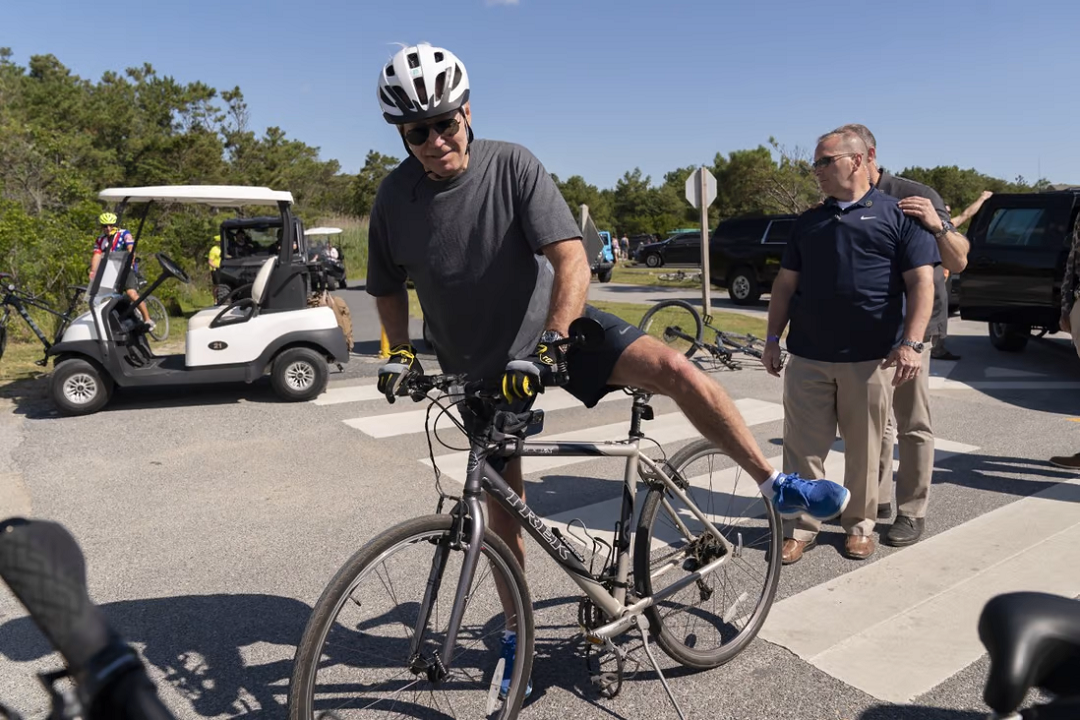
#> input picture HW5/inputs/P2/biden_fall_1.png, 1080 x 720 px
$ jupyter execute P02.ipynb
#> lines starting #> are read from the running program, lines starting #| are printed output that depends on the picture
[cell 1]
import numpy as np
import seaborn as sns
import matplotlib.pyplot as plt
import cv2

[cell 2]
img_a = cv2.imread('inputs/P2/biden_fall_1.png',0)
#> img_a: shape (720, 1080); min 0, max 255, mean 116.3
img_b = cv2.imread('inputs/P2/biden_fall_2.png',0)
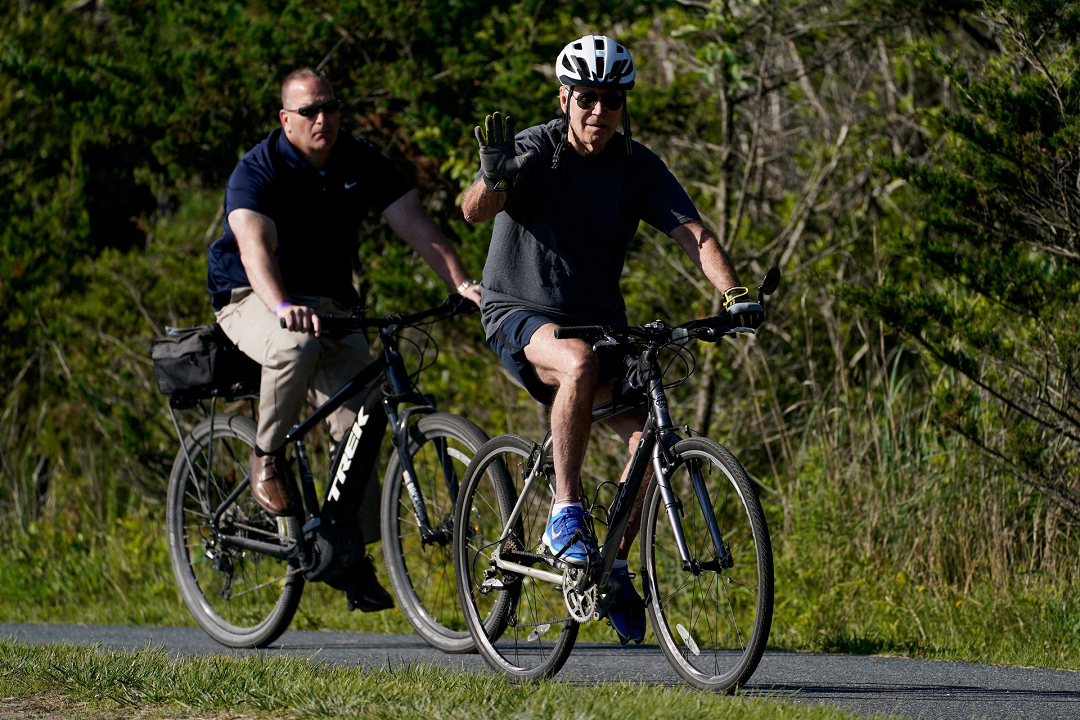
#> input picture HW5/inputs/P2/biden_fall_2.png, 1080 x 720 px
#> img_b: shape (720, 1080); min 0, max 255, mean 59.3
img_c =cv2.imread('inputs/P2/biden_fall_3.png',0)
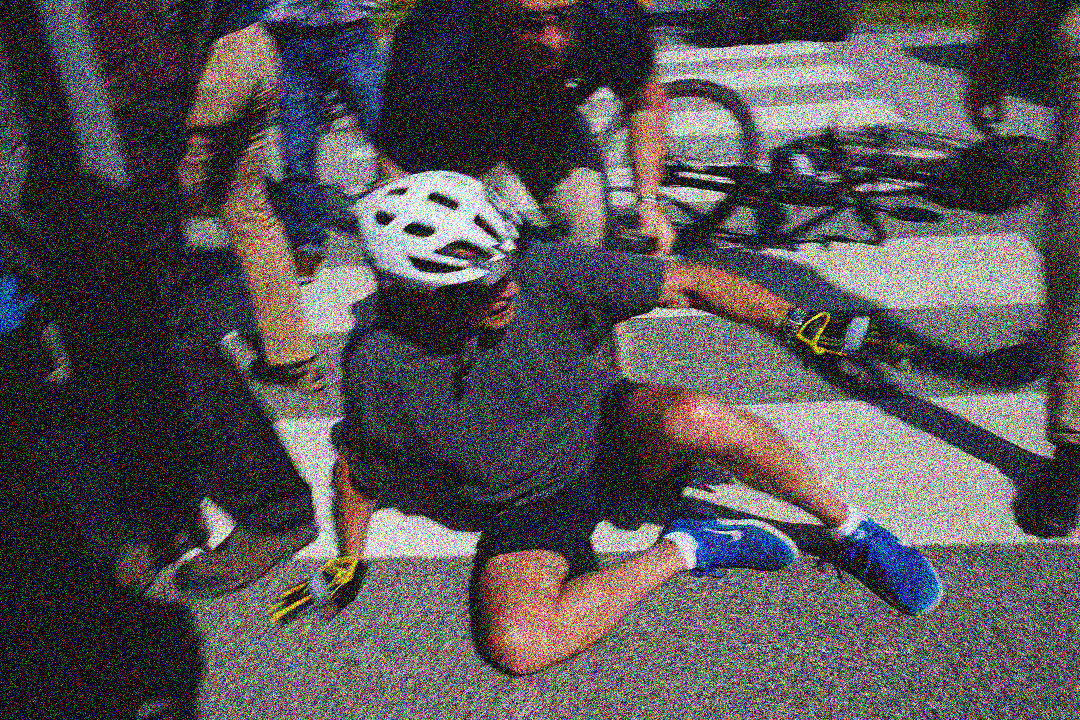
#> input picture HW5/inputs/P2/biden_fall_3.png, 1080 x 720 px
#> img_c: shape (720, 1080); min 0, max 255, mean 82.5

### #a

[cell 3]
def second_derivative_d_e(img,s, ite=1):
    img_dilate = cv2.morphologyEx(img.astype(np.float32), cv2.MORPH_DILATE, np.ones((s, s), np.float32), iterations=ite)
    img_erode = cv2.morphologyEx(img.astype(np.float32), cv2.MORPH_ERODE, np.ones((s, s), np.float32), iterations=ite)
    img_2nd = img - ((img_dilate + img_erode) /2)
    return img_2nd


plt.rcParams['figure.figsize'] = [18, 10]
plt.subplot(2,3,1)
plt.imshow(img_a,cmap="gray")
plt.axis("off")
plt.title("Orginal Input")

for i in range(1,6):
    res = second_derivative_d_e(img_a,5,i)
    plt.subplot(2,3,i+1)
    plt.imshow(res,cmap="gray")
    plt.axis("off")
    plt.title("2nd derivative with d/e | iterations: "+str(i))

plt.tight_layout()
plt.show()

### #b

[cell 4]
def second_derivative_o_c(img,s, ite=1):
    img_open = cv2.morphologyEx(img.astype(np.float32), cv2.MORPH_OPEN, np.ones((s, s), np.float32), iterations=ite)
    img_close = cv2.morphologyEx(img.astype(np.float32), cv2.MORPH_CLOSE, np.ones((s, s), np.float32), iterations=ite)
    img_2nd = img - ((img_close + img_open) / 2)
    return img_2nd


plt.rcParams['figure.figsize'] = [15, 10]
plt.subplot(2,3,1)
plt.imshow(img_a,cmap="gray")
plt.axis("off")
plt.title("Orginal Input")

for i in range(1,6):
    res = second_derivative_o_c(img_a,5,i)
    plt.subplot(2,3,i+1)
    plt.imshow(res,cmap="gray")
    plt.axis("off")
    plt.title("2nd derivative with o/c | iterations: "+str(i))

plt.tight_layout()
plt.show()

### #c

[cell 5]
def second_derivative_oc_de(img,s, ite=1):
    img_dilate = cv2.morphologyEx(img.astype(np.float32), cv2.MORPH_DILATE, np.ones((s, s), np.float32), iterations=ite)
    img_erode = cv2.morphologyEx(img.astype(np.float32), cv2.MORPH_ERODE, np.ones((s, s), np.float32), iterations=ite)
    img_open = cv2.morphologyEx(img.astype(np.float32), cv2.MORPH_OPEN, np.ones((s, s), np.float32), iterations=ite)
    img_close = cv2.morphologyEx(img.astype(np.float32), cv2.MORPH_CLOSE, np.ones((s, s), np.float32), iterations=ite)
    img_2nd = (img_close + img_open - img_dilate - img_erode) / 2
    return img_2nd


plt.rcParams['figure.figsize'] = [15, 10]
plt.subplot(2,3,1)
plt.imshow(img_a,cmap="gray")
plt.axis("off")
plt.title("Orginal Input")

for i in range(1,6):
    res = second_derivative_oc_de(img_a,5,i)
    plt.subplot(2,3,i+1)
    plt.imshow(res,cmap="gray")
    plt.axis("off")
    plt.title("2nd derivative with oc/de | iterations: "+str(i))

plt.tight_layout()
plt.show()

### #d

[cell 6]
def gradient_de(img,s, ite=1):
    img_dilate = cv2.morphologyEx(img.astype(np.float32), cv2.MORPH_DILATE, np.ones((s, s), np.float32), iterations=ite)
    img_erode = cv2.morphologyEx(img.astype(np.float32), cv2.MORPH_ERODE, np.ones((s, s), np.float32), iterations=ite)

    img_grad = img_dilate - img_erode
    return img_grad

plt.rcParams['figure.figsize'] = [15, 10]
plt.subplot(2,3,1)
plt.imshow(img_b,cmap="gray")
plt.axis("off")
plt.title("Orginal Input")

for i in range(1,6):
    res = gradient_de(img_b,5,i)
    plt.subplot(2,3,i+1)
    plt.imshow(res,cmap="gray")
    plt.axis("off")
    plt.title("Gradient of image d/e | iterations: "+str(i))

plt.tight_layout()
plt.show()

### #e

[cell 7]
def gradient_oc(img,s, ite=1):
    img_open = cv2.morphologyEx(img.astype(np.float32), cv2.MORPH_OPEN, np.ones((s, s), np.float32), iterations=ite)
    img_close = cv2.morphologyEx(img.astype(np.float32), cv2.MORPH_CLOSE, np.ones((s, s), np.float32), iterations=ite)
    img_grad = img_close - img_open
    return img_grad


plt.rcParams['figure.figsize'] = [15, 10]
plt.subplot(2,3,1)
plt.imshow(img_b,cmap="gray")
plt.axis("off")
plt.title("Orginal Input")

for i in range(1,6):
    res = gradient_oc(img_b,5,i)
    plt.subplot(2,3,i+1)
    plt.imshow(res,cmap="gray")
    plt.axis("off")
    plt.title("Gradient of image o/c | iterations: "+str(i))

plt.tight_layout()
plt.show()

### #f

[cell 8]
def gradient_de_oc(img,s, ite=1):
    img_dilate = cv2.morphologyEx(img.astype(np.float32), cv2.MORPH_DILATE, np.ones((s, s), np.float32), iterations=ite)
    img_erode = cv2.morphologyEx(img.astype(np.float32), cv2.MORPH_ERODE, np.ones((s, s), np.float32), iterations=ite)
    img_open = cv2.morphologyEx(img.astype(np.float32), cv2.MORPH_OPEN, np.ones((s, s), np.float32), iterations=ite)
    img_close = cv2.morphologyEx(img.astype(np.float32), cv2.MORPH_CLOSE, np.ones((s, s), np.float32), iterations=ite)

    img_grad = (img_dilate + img_close) -(img_erode + img_open)
    return img_grad

plt.rcParams['figure.figsize'] = [15, 10]
plt.subplot(2,3,1)
plt.imshow(img_b,cmap="gray")
plt.axis("off")
plt.title("Orginal Input")

for i in range(1,6):
    res = gradient_de_oc(img_b,5,i)
    plt.subplot(2,3,i+1)
    plt.imshow(res,cmap="gray")
    plt.axis("off")
    plt.title("Gradient of image de/oc | iterations: "+str(i))

plt.tight_layout()
plt.show()

### #g

[cell 9]
def smoothing_de(img,s, ite=1):
    img_dilate = cv2.morphologyEx(img.astype(np.float32), cv2.MORPH_DILATE, np.ones((s, s), np.float32), iterations=ite)
    img_erode = cv2.morphologyEx(img.astype(np.float32), cv2.MORPH_ERODE, np.ones((s, s), np.float32), iterations=ite)
    img = (img_dilate + img_erode) / 2
    return img

plt.rcParams['figure.figsize'] = [15, 10]
plt.subplot(2,3,1)
plt.imshow(img_c,cmap="gray")
plt.axis("off")
plt.title("Orginal Input")

for i in range(1,6):
    res = smoothing_de(img_c,5,i)
    plt.subplot(2,3,i+1)
    plt.imshow(res,cmap="gray")
    plt.axis("off")
    plt.title("Smoothing of image d/e | iterations: "+str(i))
#> this loop made 5 passes
#> pass 1, in smoothing_de, `img_dilate = cv2.morphologyEx(img.astype(np.float32), cv2.MORPH_DILATE..`:
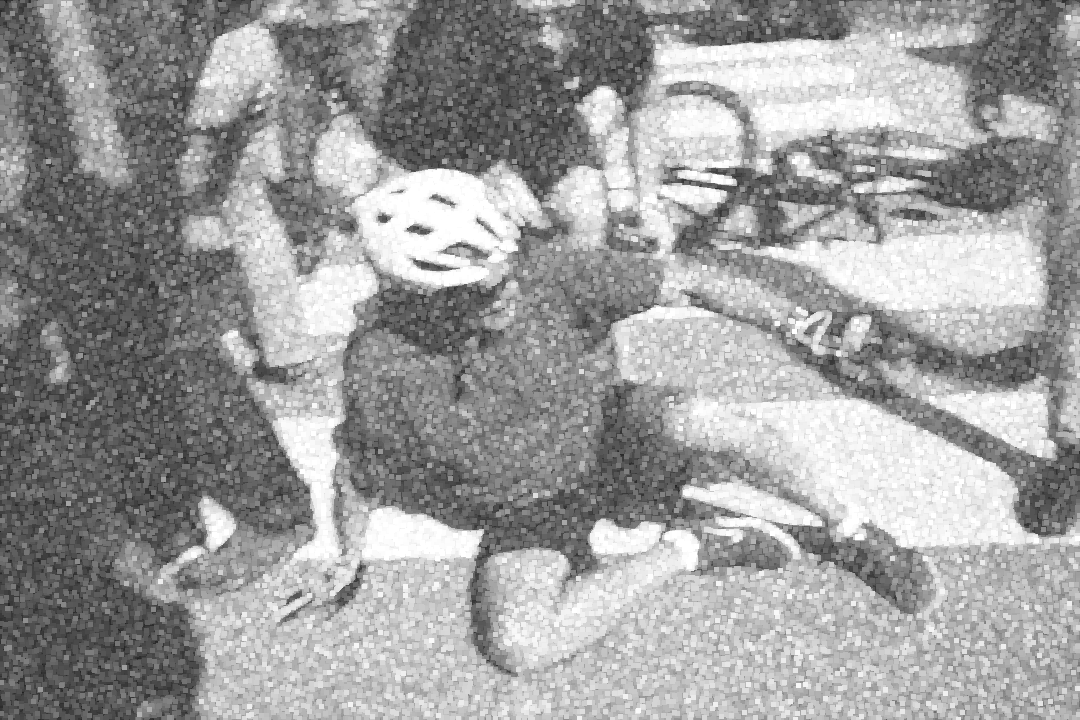
#> img_dilate: shape (720, 1080) float32; min 31, max 255, mean 157

plt.tight_layout()
plt.show()

### #h

[cell 10]
def smoothing_oc(img,s, ite=1):
    img_open = cv2.morphologyEx(img.astype(np.float32), cv2.MORPH_OPEN, np.ones((s, s), np.float32), iterations=ite)
    img_close = cv2.morphologyEx(img.astype(np.float32), cv2.MORPH_CLOSE, np.ones((s, s), np.float32), iterations=ite)

    img = (img_close + img_open) /2
    return img

plt.rcParams['figure.figsize'] = [15, 10]
plt.subplot(2,3,1)
plt.imshow(img_c,cmap="gray")
plt.axis("off")
plt.title("Orginal Input")

for i in range(1,6):
    res = smoothing_oc(img_c,5,i)
    plt.subplot(2,3,i+1)
    plt.imshow(res,cmap="gray")
    plt.axis("off")
    plt.title("Smoothing of image o/c | iterations: "+str(i))
#> this loop made 5 passes
#> pass 1, in smoothing_oc, `img_open = cv2.morphologyEx(img.astype(np.float32), cv2.MORPH_OPEN, np..`:
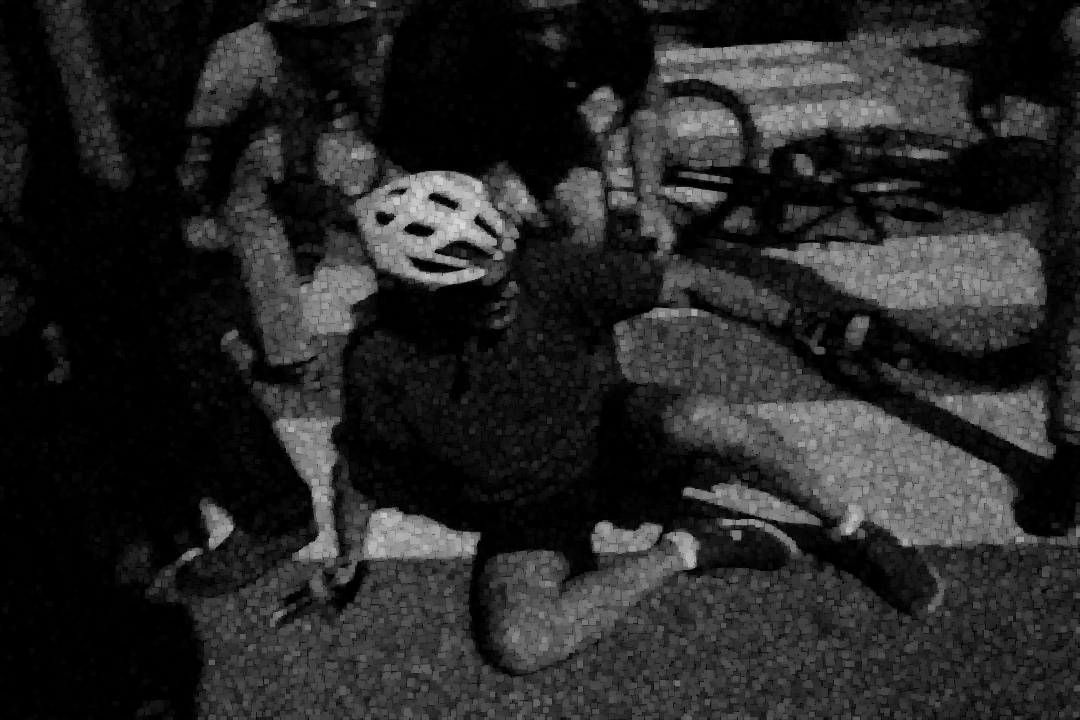
#> img_open: shape (720, 1080) float32; min 0, max 216, mean 38.3
#> pass 1, in smoothing_oc, `img_close = cv2.morphologyEx(img.astype(np.float32), cv2.MORPH_CLOSE, ..`:
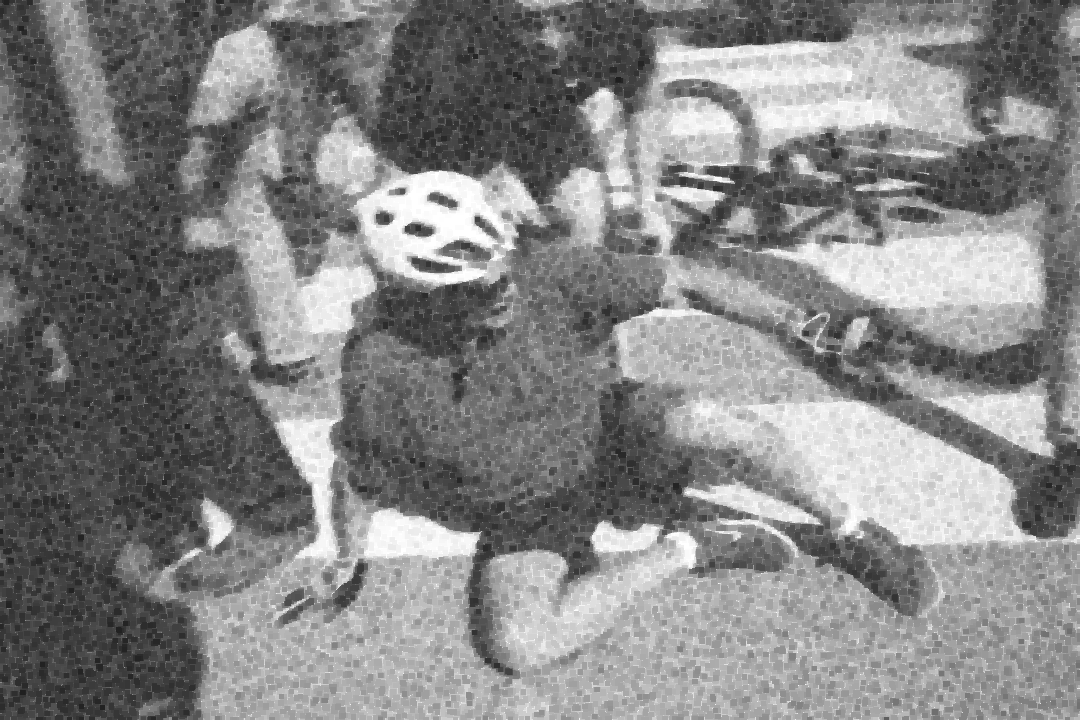
#> img_close: shape (720, 1080) float32; min 31, max 255, mean 132

plt.tight_layout()
plt.show()
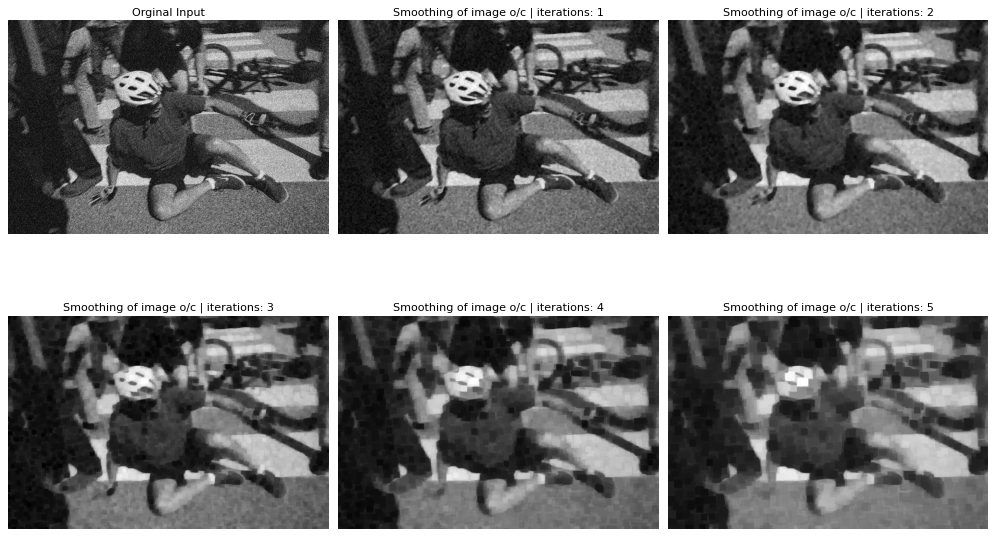
#> figure drawn by matplotlib, 6 panels
